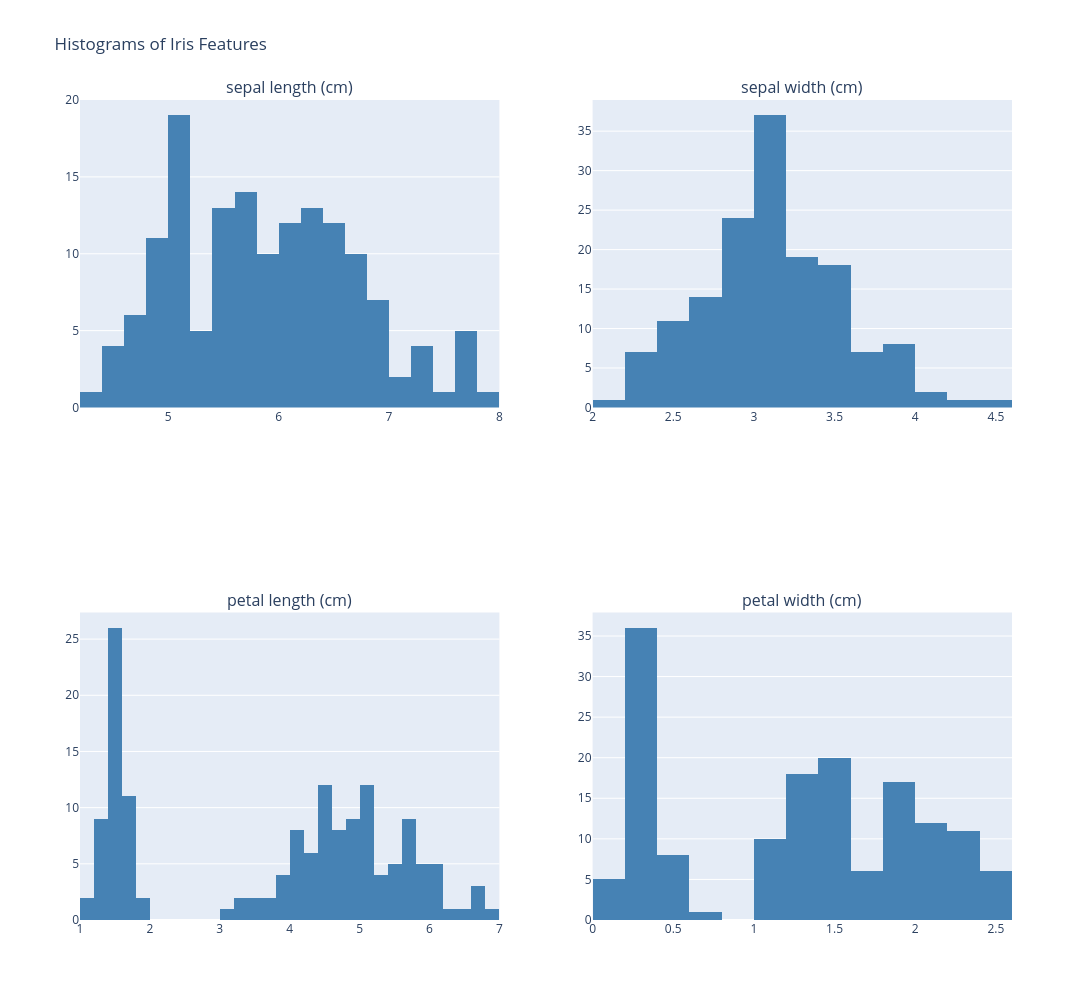

This figure's notebook cell:
### Code cell
import plotly.express as px
import plotly.subplots as sp
import plotly.graph_objects as go

# Features
features = data_iris.feature_names

# 2x2 Subplot-Grid erstellen
fig = sp.make_subplots(rows=2, cols=2, subplot_titles=features)

# Schleife über alle Features
for i, feature in enumerate(features):
    row = i // 2 + 1
    col = i % 2 + 1

    # Histogram mit Plotly Express erzeugen
    hist = px.histogram(df, x=feature, nbins=40, color_discrete_sequence=["steelblue"])

    # Trace (Balken) in Subplot hinzufügen
    for trace in hist.data:
        fig.add_trace(trace, row=row, col=col)

# Layout anpassen
fig.update_layout(
    height=1000, width=1200,
    title_text="Histograms of Iris Features",
    showlegend=False
)

fig.show()

### Figure 1 — Plotly figure (JSON) as saved in the notebook; plotly's stock layout.template omitted (floating-point values rounded to 4 significant figures; data arrays with more than 128 entries replaced by an {"elided": "..."} marker saying what was removed)
{"data": [{"bingroup": "x", "hovertemplate": "sepal length (cm)=%{x}<br>count=%{y}<extra></extra>", "legendgroup": "", "marker": {"color": "steelblue", "pattern": {"shape": ""}}, "name": "", "nbinsx": 40, "orientation": "v", "showlegend": false, "type": "histogram", "x": {"elided": "150 float values"}, "xaxis": "x", "yaxis": "y"}, {"bingroup": "x", "hovertemplate": "sepal width (cm)=%{x}<br>count=%{y}<extra></extra>", "legendgroup": "", "marker": {"color": "steelblue", "pattern": {"shape": ""}}, "name": "", "nbinsx": 40, "orientation": "v", "showlegend": false, "type": "histogram", "x": {"elided": "150 float values"}, "xaxis": "x2", "yaxis": "y2"}, {"bingroup": "x", "hovertemplate": "petal length (cm)=%{x}<br>count=%{y}<extra></extra>", "legendgroup": "", "marker": {"color": "steelblue", "pattern": {"shape": ""}}, "name": "", "nbinsx": 40, "orientation": "v", "showlegend": false, "type": "histogram", "x": {"elided": "150 float values"}, "xaxis": "x3", "yaxis": "y3"}, {"bingroup": "x", "hovertemplate": "petal width (cm)=%{x}<br>count=%{y}<extra></extra>", "legendgroup": "", "marker": {"color": "steelblue", "pattern": {"shape": ""}}, "name": "", "nbinsx": 40, "orientation": "v", "showlegend": false, "type": "histogram", "x": {"elided": "150 float values"}, "xaxis": "x4", "yaxis": "y4"}], "layout": {"annotations": [{"font": {"size": 16}, "showarrow": false, "text": "sepal length (cm)", "x": 0.225, "xanchor": "center", "xref": "paper", "y": 1, "yanchor": "bottom", "yref": "paper"}, {"font": {"size": 16}, "showarrow": false, "text": "sepal width (cm)", "x": 0.775, "xanchor": "center", "xref": "paper", "y": 1, "yanchor": "bottom", "yref": "paper"}, {"font": {"size": 16}, "showarrow": false, "text": "petal length (cm)", "x": 0.225, "xanchor": "center", "xref": "paper", "y": 0.375, "yanchor": "bottom", "yref": "paper"}, {"font": {"size": 16}, "showarrow": false, "text": "petal width (cm)", "x": 0.775, "xanchor": "center", "xref": "paper", "y": 0.375, "yanchor": "bottom", "yref": "paper"}], "height": 1000, "showlegend": false, "title": {"text": "Histograms of Iris Features"}, "width": 1200, "xaxis": {"anchor": "y", "domain": [0, 0.45]}, "xaxis2": {"anchor": "y2", "domain": [0.55, 1]}, "xaxis3": {"anchor": "y3", "domain": [0, 0.45]}, "xaxis4": {"anchor": "y4", "domain": [0.55, 1]}, "yaxis": {"anchor": "x", "domain": [0.625, 1]}, "yaxis2": {"anchor": "x2", "domain": [0.625, 1]}, "yaxis3": {"anchor": "x3", "domain": [0, 0.375]}, "yaxis4": {"anchor": "x4", "domain": [0, 0.375]}}}
